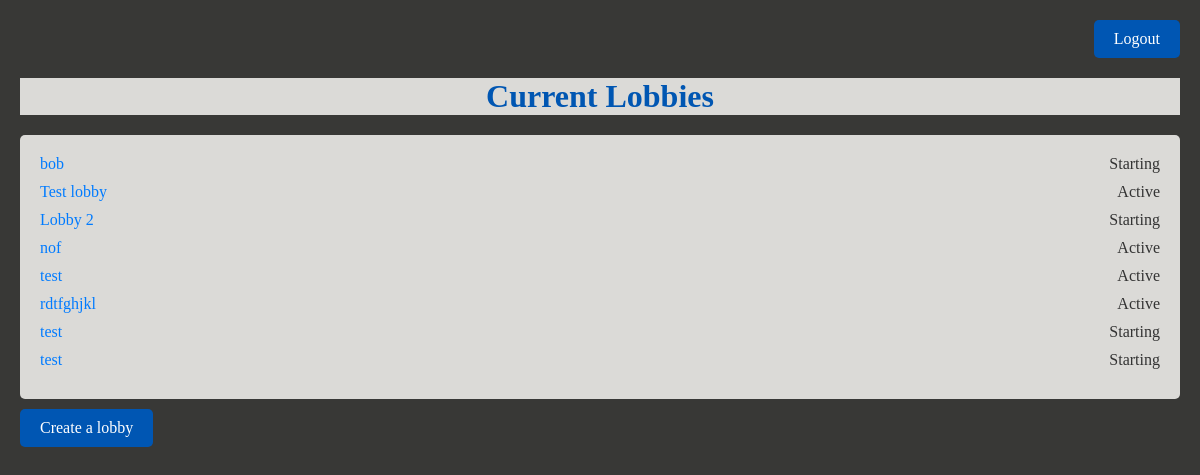
Screenshot of /lobby/ (signed in) with the database file from the repository.
### lobby/models.py (models this page shows)
class Lobby(models.Model):
    lobbyId = models.AutoField(primary_key=True)
    lobby_name = models.CharField(max_length=255)
    game_admin = models.ForeignKey(User, on_delete=models.CASCADE, null=True)
    game_status = models.IntegerField(choices=GAME_STATUS)
    game_cycle = models.IntegerField(choices=GAME_CYCLE, default=0)
    max_players = models.IntegerField()

### lobby/views.py (the view)
# urls.py: path('lobby/', MainLobbyView.as_view(), name='mainlobby'),
class MainLobbyView(View):
    def get(self, request):
        lobbies = Lobby.objects.all()
        you = Participant.objects.get(userId=request.user.id)
        you.voted = False
        you.role = 0
        you.vote_count = 0
        you.save()
        print(you.vote_count)
        print(you.voted)
        print(you.role)
        return render(request, 'lobby/main.html', {'lobbies': lobbies})

### templates/lobby/main.html (shortened to what this page needs)
<!DOCTYPE html>
<html lang="en">
<head>
</head>
<body>
{% if user.is_authenticated %}
    <form action="{% url 'logout' %}" method="post">
        <div class="container">
            <button class="button-logout" type="submit">Logout</button>
        </div>
    </form>
{% endif %}
<h1>Current Lobbies</h1>
<ol>
    {% for l in lobbies %}
        <li>
            <a href="/lobby/{{ l.lobbyId }}/">{{ l.lobby_name }}</a>
            <span class="status"> {{ l.get_game_status_display }}</span>
        </li>
    {% endfor %}
</ol>
<a class="fonts" href="/lobby/CreateLobby/">Create a lobby</a>
</body>
</html>

### templates/lobby/main.html (style rules this page uses)
* { margin: 0; padding: 0; box-sizing: border-box; font-family: Algerian; }
body { font-size: 16px; margin: 20px; background-color: #383836; color: #333; }
h1 { margin-bottom: 20px; position: relative; color: #0056b2; background-color: #dbdad7; text-align: center; }
.button-logout { padding: 10px 20px; background-color: #0056b3; color: white; border: none; border-radius: 5px; cursor: pointer; font-size: 16px; }
.container { display: flex; justify-content: flex-end; margin-bottom: 20px; }
ol { background-color: #dbdad7; padding: 20px; border-radius: 5px; list-style-position: inside; }
li { display: flex; justify-content: space-between; margin-bottom: 10px; }
.status { margin-left: auto; }
a { text-decoration: none; color: #007bff; }
.fonts, button.fonts { font-size: 16px; padding: 10px 20px; background-color: #0056b3; color: white; border: none; border-radius: 5px; cursor: pointer; text-align: center; display: inline-block; margin: 10px 0; }

### rows the page displays
Lobby: lobby_name "bob", game_status "Starting"
Lobby: lobby_name "Test lobby", game_status "Active"
Lobby: lobby_name "Lobby 2", game_status "Starting"
Lobby: lobby_name "nof", game_status "Active"
Lobby: lobby_name "test", game_status "Active"
Lobby: lobby_name "rdtfghjkl", game_status "Active"
Lobby: lobby_name "test", game_status "Starting"
Lobby: lobby_name "test", game_status "Starting"
